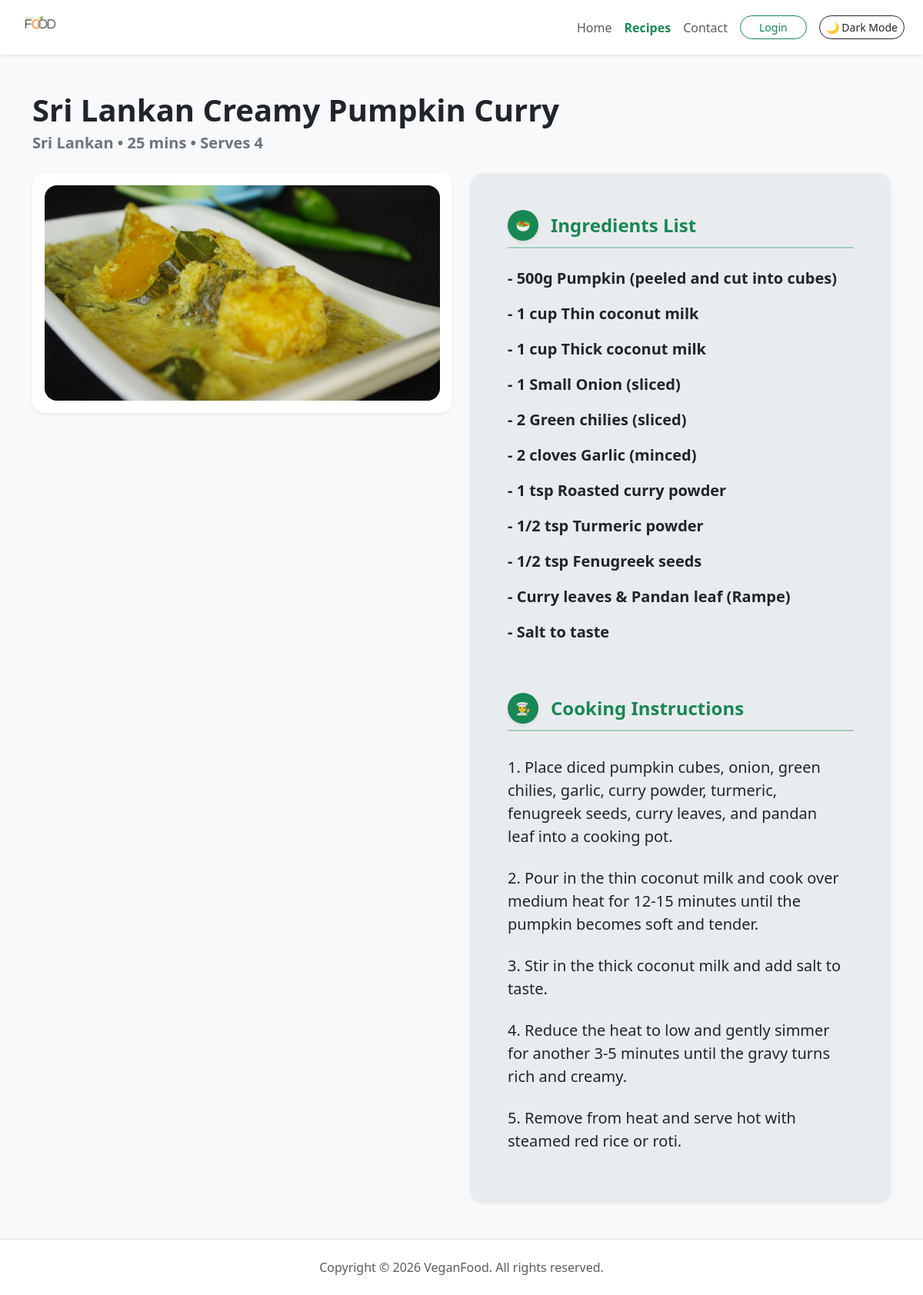
/recipe_view.php?id=41, run on an earlier commit of the app's database.
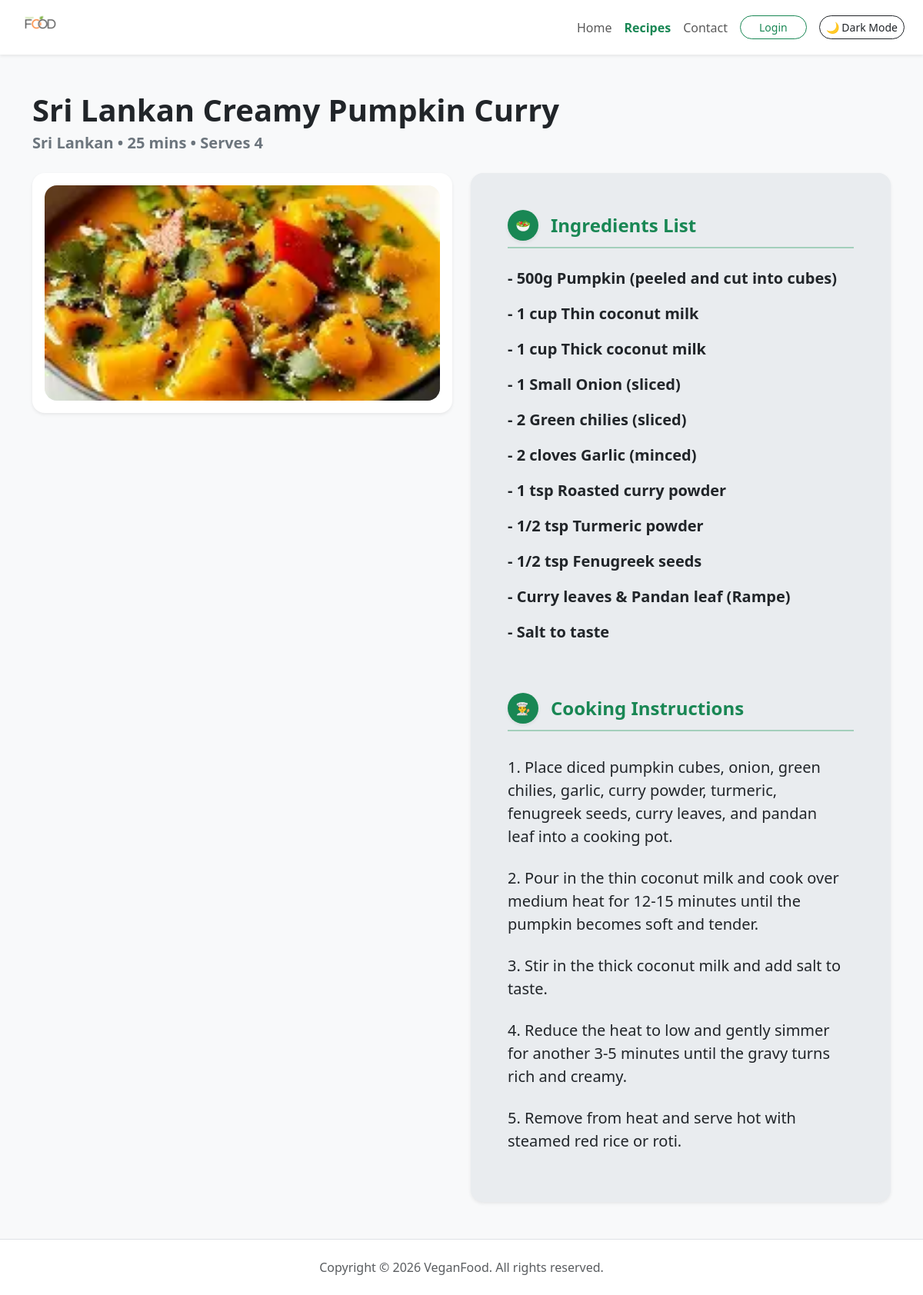
And on a later commit of the database.
### tables this page shows
CREATE TABLE `recipes` (
  `id` int(11) NOT NULL,
  `user_id` int(11) NOT NULL,
  `title` varchar(255) NOT NULL,
  `cuisine` varchar(100) DEFAULT NULL,
  `cooking_time` int(11) DEFAULT NULL,
  `servings` int(11) DEFAULT NULL,
  `image_url` varchar(255) DEFAULT NULL,
  `ingredients` text NOT NULL,
  `instructions` text NOT NULL,
  `created_at` timestamp NOT NULL DEFAULT current_timestamp()
);

### includes/functions.php (called while the page is built, shortened)
<?php
function resolve_recipe_image(string $imgSrc): string {
    return $imgSrc;
}

### recipe_view.php (the view, shortened to what this page needs)
<?php
include 'includes/db.php';
include 'includes/functions.php';
if (isset($_GET['id']) && is_numeric($_GET['id'])) {
    $recipe_id = intval($_GET['id']);
    $stmt = $conn->prepare("SELECT * FROM recipes WHERE id = ?");
    $stmt->bind_param("i", $recipe_id);
    $stmt->execute();
    $result = $stmt->get_result();
    if ($result && $result->num_rows > 0) {
        $recipe = $result->fetch_assoc();
    } else {
        header("Location: recipes.php");
        exit();
    }
} else {
    header("Location: recipes.php");
    exit();
}
$imgSrc = resolve_recipe_image($recipe['image_url']);
?>
<!DOCTYPE html>
<html lang="en">
<head>
    <link href="https://cdn.jsdelivr.net/npm/bootstrap@5.3.0/dist/css/bootstrap.min.css" rel="stylesheet">
    <link rel="stylesheet" href="css/style.css">
</head>
<body class="bg-body-tertiary d-flex flex-column min-vh-100">
    <nav class="navbar navbar-expand-lg bg-body shadow-sm">
        <div class="container-fluid px-4">
            <a class="navbar-brand d-flex align-items-center" href="index.php">
                <img src="images/logo.svg" alt="VeganFood Logo" style="height: 45px; width: auto;" class="d-inline-block align-top">
            </a>
            <div class="d-flex align-items-center gap-2 order-lg-last">
                <button id="themeToggleBtn" class="btn btn-outline-dark btn-sm rounded-pill">🌙 Dark Mode</button>
            </div>
            <div class="collapse navbar-collapse justify-content-end me-lg-3" id="navbarNav">
                <ul class="navbar-nav align-items-center text-center">
                    <li class="nav-item"><a class="nav-link" href="index.php">Home</a></li>
                    <li class="nav-item"><a class="nav-link active fw-bold text-success" href="recipes.php">Recipes</a></li>
                    <li class="nav-item"><a class="nav-link" href="contact.php">Contact</a></li>
                    <?php if (isset($_SESSION['user_id'])): ?>
                        <li class="nav-item my-2 my-lg-0 ms-lg-3 me-lg-2 text-secondary fw-semibold">
                            Hi, <?php echo htmlspecialchars($_SESSION['user_name'] ?? $_SESSION['username'] ?? $_SESSION['name'] ?? 'User'); ?>
                        </li>
                        <li class="nav-item">
                            <a class="btn btn-danger text-white px-4 rounded-pill shadow-sm btn-sm" href="auth/logout.php">Logout</a>
                        </li>
                    <?php else: ?>
                        <li class="nav-item my-2 my-lg-0 ms-lg-2">
                            <a class="btn btn-outline-success px-4 rounded-pill btn-sm" href="auth/login.php">Login</a>
                        </li>
                    <?php endif; ?>
                </ul>
            </div>
        </div>
    </nav>
    <div class="container my-5">
        <div class="mb-4">
            <h1 class="fw-bold mb-1"><?php echo htmlspecialchars($recipe['title']); ?></h1>
            <p class="text-secondary fs-5 fw-semibold">
                <?php echo htmlspecialchars($recipe['cuisine']); ?> •
                <?php echo htmlspecialchars($recipe['cooking_time']); ?> mins •
                Serves <?php echo htmlspecialchars($recipe['servings'] ?? 'N/A'); ?>
            </p>
        </div>
        <div class="row g-4 align-items-start">
            <div class="col-lg-6">
                <div class="card border-0 shadow-sm rounded-4 p-3 bg-body">
                    <div class="rounded-4 overflow-hidden bg-body-tertiary" style="height: 280px; aspect-ratio: 16/9;">
                        <img src="<?php echo htmlspecialchars($imgSrc); ?>" alt="<?php echo htmlspecialchars($recipe['title']); ?>" class="img-fluid w-100 h-100" style="object-fit: cover; border-radius: 12px;">
                    </div>
                </div>
            </div>
            <div class="col-lg-6">
                <div class="card border-0 shadow-sm rounded-4 p-4 p-md-5 bg-body-secondary">
                    <div class="d-flex align-items-center border-bottom border-2 border-success-subtle pb-2 mb-4">
                        <span class="bg-success text-white rounded-circle p-2 me-3 d-inline-flex align-items-center justify-content-center shadow-sm" style="width: 40px; height: 40px;">🥗</span>
                        <h4 class="fw-bold mb-0 text-success">Ingredients List</h4>
                    </div>
                    <div class="mb-5">
                        <?php
                        $ingredients = explode("\n", $recipe['ingredients']);
                        foreach ($ingredients as $ingredient) {
                            if (trim($ingredient) != "") {
                                echo "<div class='d-flex align-items-center mb-3 fs-5'>";
                                echo "<div class='fw-semibold'>" . htmlspecialchars($ingredient) . "</div>";
                                echo "</div>";
                            }
                        }
                        ?>
                    </div>
                    <div class="d-flex align-items-center border-bottom border-2 border-success-subtle pb-2 mb-4">
                        <span class="bg-success text-white rounded-circle p-2 me-3 d-inline-flex align-items-center justify-content-center shadow-sm" style="width: 40px; height: 40px;">👨‍🍳</span>
                        <h4 class="fw-bold mb-0 text-success">Cooking Instructions</h4>
                    </div>
                    <ol class="list-group list-group-numbered list-group-flush bg-transparent">
                        <?php
                        $instructions = explode("\n", $recipe['instructions']);
                        foreach ($instructions as $step) {
                            if (trim($step) != "") {
                                echo "<li class='list-group-item bg-transparent border-0 ps-0 fs-5 fw-medium mb-2'>" . htmlspecialchars(preg_replace('/^[0-9].\s*/', '', $step)) . "</li>";
                            }
                        }
                        ?>
                    </ol>
                </div>
            </div>
        </div>
    </div>
    <footer class="bg-body text-center py-4 border-top mt-auto">
        <p class="text-muted mb-0">Copyright &copy; 2026 VeganFood. All rights reserved.</p>
    </footer>
</body>
</html>

### css/style.css (style rules this page uses)
body { animation: fadeIn 0.4s ease-in-out; }

What changed in the data, as far as the page shows it:
changed recipes "Sri Lankan Creamy Pumpkin Curry": image_url: a different picture
